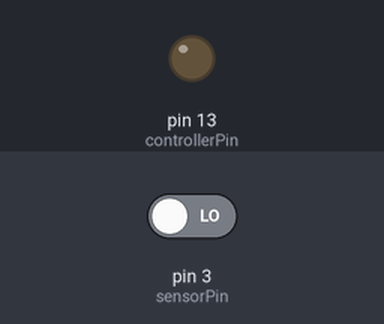
Bench run of a sketch on a simulated Arduino Uno, built with avr-gcc and run on an emulated ATmega328P. Parts: output pins drawn as LEDs (lit = HIGH). The test bench sets the inputs (shaded band); at power-on: pin 3 (sensorPin) LOW.

Above: at 16.2 s.
16.3 s: pin 3 (sensorPin) driven HIGH
At 17.6 s:
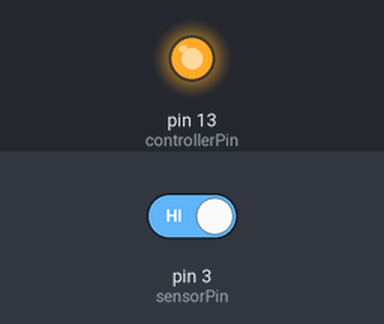
18.0 s: pin 3 (sensorPin) driven LOW
At 18.7 s:
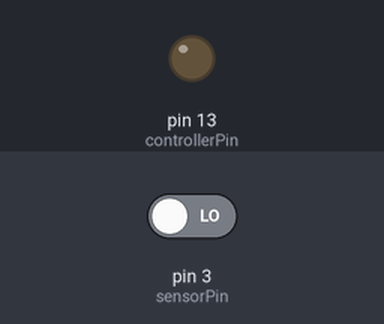
Timing chart, 0 to 21.0 s (numbered marks = the images above; inputs shaded):
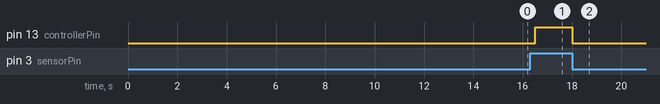

The sketch:

bathroom-mirror-light_with_motion-sensor_hc-sr501.ino
```cpp
static const bool debugMode    = false;

static const int sensorPin     =  3;  // digital pin for PIR-Sensor
static const int controllerPin = 13;  // digital pin for LED or a controller

unsigned int sensorPinState    = LOW; // last read value of the sensorPin

void setup() {

  if (debugMode) {
    Serial.begin(9600);
  }

  pinMode(sensorPin, INPUT);
  pinMode(controllerPin, OUTPUT);

  delay(15000); // ... wait a while till sensor is warmed up and get into working mode.
}


void loop() {

  sensorPinState = digitalRead(sensorPin);

  digitalWrite(controllerPin, sensorPinState);

  if (debugMode) {

    if (sensorPinState == HIGH) {

      Serial.println("Alarm! Somthing has been moved ahead me!");
    } else {
      Serial.println("... i'm in the watching mode. Nothing has been happened since a while.");
    }
  }

  delay(300); // ... wait a while before the next reading of the new sensor value.
}
```

Measured:
- after the input at 16.3 s, pin 13 (controllerPin): LOW → HIGH after 0.20 s
- after the input at 18.0 s, pin 13 (controllerPin): HIGH → LOW at once
